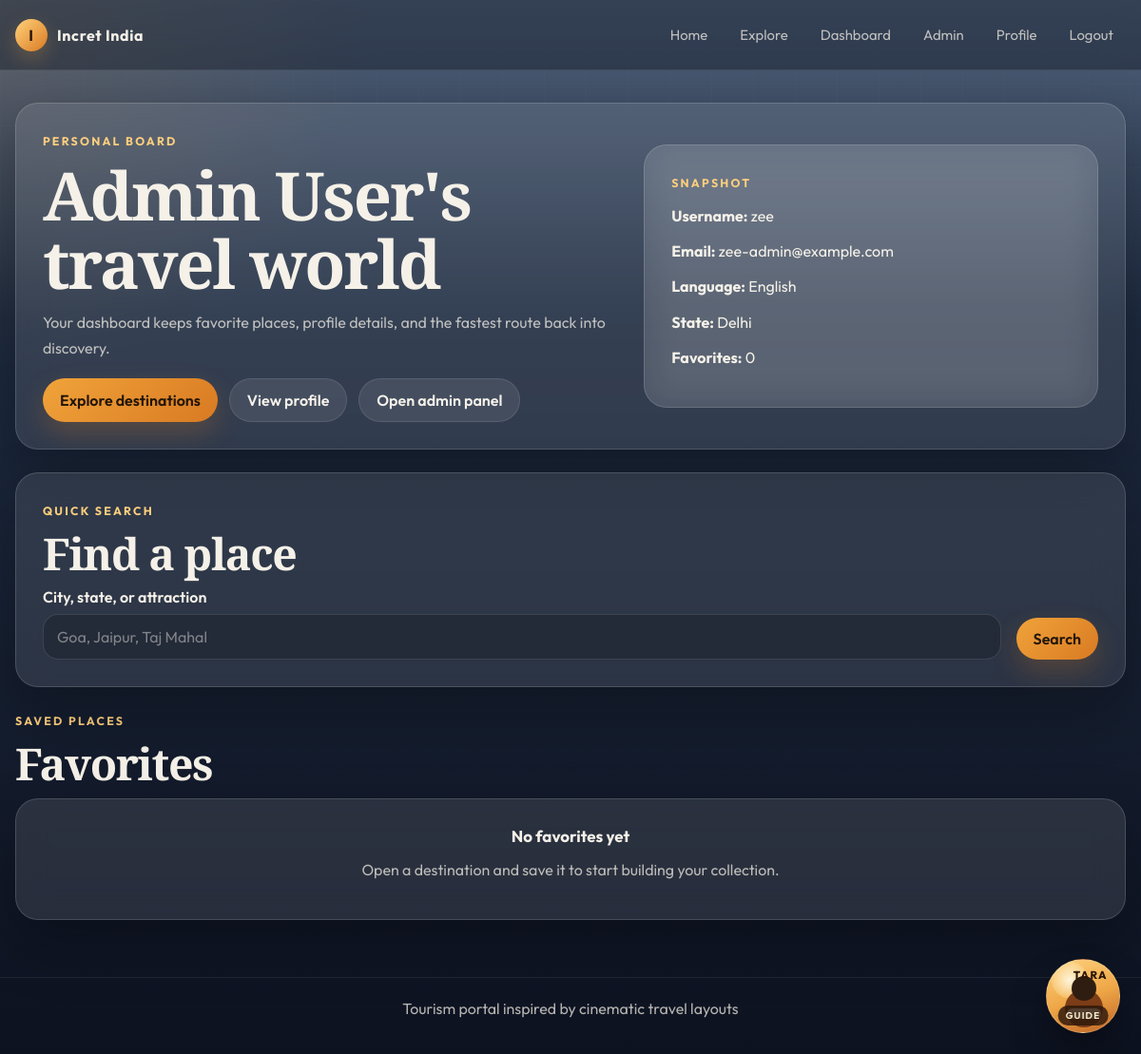
The page /dashboard (signed in) on the database its author committed.
### app.py (models this page shows, shortened)
class User(UserMixin, db.Model):
    id = db.Column(db.Integer, primary_key=True)
    username = db.Column(db.String(80), unique=True, nullable=False)
    email = db.Column(db.String(120), unique=True, nullable=False)
    password_hash = db.Column(db.String(128), nullable=False)
    name = db.Column(db.String(100))
    language = db.Column(db.String(20), default='english')
    state = db.Column(db.String(50))
    contact = db.Column(db.String(100))
    created_at = db.Column(db.DateTime, default=datetime.utcnow)
    is_admin = db.Column(db.Boolean, default=False)
    reviews = db.relationship('Review', backref='user', lazy=True)
    favorites = db.relationship('Favorite', backref='user', lazy=True)

### app.py (the view)
@app.route('/dashboard')
@login_required
def dashboard():
    user_favorites = Favorite.query.filter_by(user_id=current_user.id).all()
    favorite_spots = [fav.spot for fav in user_favorites]
    return render_template("dashboard.html", favorites=favorite_spots)

### app.py (called while the page is built)
@login_manager.user_loader
def load_user(user_id):
    return db.session.get(User, int(user_id))

def get_state_label(state_key):
    return STATE_LABELS.get(state_key, state_key.replace('_', ' ').title() if state_key else 'Unknown')

@app.context_processor
def inject_template_helpers():
    return {
        'state_labels': STATE_LABELS,
        'get_state_label': get_state_label,
        'get_average_rating': get_average_rating
    }

### templates/dashboard.html (shortened to what this page needs)
{% extends "base.html" %}
{% block content %}
<section class="hero">
    <div>
        <div class="eyebrow">Personal board</div>
        <h1>{{ current_user.name or current_user.username }}'s travel world</h1>
        <p class="muted">Your dashboard keeps favorite places, profile details, and the fastest route back into discovery.</p>
        <div class="actions">
            <a class="btn btn-primary" href="{{ url_for('explore') }}">Explore destinations</a>
            <a class="btn btn-secondary" href="{{ url_for('profile') }}">View profile</a>
            {% if current_user.is_admin %}
                <a class="btn btn-secondary" href="{{ url_for('admin') }}">Open admin panel</a>
            {% endif %}
        </div>
    </div>
    <div class="card" style="box-shadow:none; margin:0;">
        <div class="eyebrow">Snapshot</div>
        <p><strong>Username:</strong> {{ current_user.username }}</p>
        <p><strong>Email:</strong> {{ current_user.email }}</p>
        <p><strong>Language:</strong> {{ current_user.language|title }}</p>
        <p><strong>State:</strong> {{ get_state_label(current_user.state) }}</p>
        <p><strong>Favorites:</strong> {{ favorites|length }}</p>
    </div>
</section>
<section class="card" style="margin-bottom: 24px;">
    <div class="eyebrow">Quick search</div>
    <h2>Find a place</h2>
    <form action="{{ url_for('search') }}" method="post" style="grid-template-columns: 1fr auto; align-items: end;">
        <div>
            <label for="city">City, state, or attraction</label>
            <input id="city" name="city" placeholder="Goa, Jaipur, Taj Mahal" required>
        </div>
        <button type="submit">Search</button>
    </form>
</section>
<section>
    <div class="eyebrow">Saved places</div>
    <h2>Favorites</h2>
    {% if favorites %}
        <div class="spot-grid">
            {% for spot in favorites %}
                <article class="spot-card">
                    <img src="{{ spot.image_url }}" alt="{{ spot.name }}">
                    <div class="spot-card-body">
                        <h3>{{ spot.name }}</h3>
                        <div class="meta">
                            <span class="badge">{{ get_state_label(spot.state) }}</span>
                            <span class="badge">{{ spot.category|replace('_', ' ')|title }}</span>
                            <span class="badge">{{ "%.1f"|format(get_average_rating(spot)) }} / 5</span>
                        </div>
                        <p class="muted">{{ spot.description[:120] }}{% if spot.description|length > 120 %}...{% endif %}</p>
                        <a class="btn btn-secondary" href="{{ url_for('spot_detail', spot_id=spot.id) }}">Open details</a>
                    </div>
                </article>
            {% endfor %}
        </div>
    {% else %}
        <div class="empty-state">
            <h3>No favorites yet</h3>
            <p class="muted">Open a destination and save it to start building your collection.</p>
        </div>
    {% endif %}
</section>
{% endblock %}

### templates/base.html (style rules this page uses)
:root { --bg-top: #51627b; --bg-mid: #1d2a3f; --bg-bottom: #0d1220; --surface: rgba(255, 255, 255, 0.10); --surface-strong: rgba(255, 255, 255, 0.14); --surface-soft: rgba(255, 255, 255, 0.08); --border: rgba(255, 255, 255, 0.15); --text: #f5f1e8; --muted: rgba(245, 241, 232, 0.72); --accent: #f0a33a; --accent-2: #d97a23; --shadow: 0 24px 60px rgba(0, 0, 0, 0.28); --success: #58c88c; --danger: #ef7a7a; --warning: #f2c15c; }
* { box-sizing: border-box; }
body { margin: 0; min-height: 100vh; color: var(--text); font-family: "Outfit", sans-serif; background: radial-gradient(circle at top left, rgba(240, 163, 58, 0.12), transparent 24%), linear-gradient(180deg, var(--bg-top) 0%, var(--bg-mid) 30%, var(--bg-bottom) 100%); overflow-x: hidden; }
body::before { content: ""; position: fixed; inset: 0; pointer-events: none; background: linear-gradient(rgba(255,255,255,0.03) 1px, transparent 1px), linear-gradient(90deg, rgba(255,255,255,0.03) 1px, transparent 1px); background-size: 44px 44px; mask-image: linear-gradient(180deg, rgba(0,0,0,0.45), transparent 75%); }
a { color: inherit; }
.hero, .card, .spot-card, .flash, .empty-state, .review-card, .panel { background: var(--surface); border: 1px solid var(--border); border-radius: 24px; backdrop-filter: blur(18px); box-shadow: var(--shadow); }
.hero, .card, .empty-state, .panel { padding: 28px; }
.hero { display: grid; grid-template-columns: 1.12fr 0.88fr; gap: 24px; align-items: center; margin-bottom: 24px; overflow: hidden; }
h1, h2, h3 { margin: 0 0 12px; }
h1, h2 { font-family: "Playfair Display", serif; line-height: 1.02; letter-spacing: -0.03em; }
h1 { font-size: clamp(2.5rem, 7vw, 4.4rem); }
h2 { font-size: clamp(1.9rem, 4vw, 2.9rem); }
h3 { font-size: 1.06rem; }
p { margin: 0 0 10px; line-height: 1.7; }
.eyebrow { display: inline-flex; align-items: center; gap: 8px; margin-bottom: 14px; color: #ffcf7d; font-size: 0.77rem; letter-spacing: 0.18em; text-transform: uppercase; font-weight: 700; }
.muted { color: var(--muted); }
.actions { display: flex; flex-wrap: wrap; gap: 12px; margin-top: 18px; }
.btn, button, input[type="submit"] { appearance: none; border: none; border-radius: 999px; padding: 12px 18px; font: inherit; font-weight: 600; cursor: pointer; text-decoration: none; display: inline-flex; align-items: center; justify-content: center; gap: 8px; transition: transform 0.18s ease, box-shadow 0.18s ease, background 0.18s ease; }
.btn-primary, button, input[type="submit"] { background: linear-gradient(135deg, var(--accent), var(--accent-2)); color: #241607; box-shadow: 0 12px 28px rgba(217, 122, 35, 0.24); }
.btn-secondary { background: rgba(255, 255, 255, 0.09); color: var(--text); border: 1px solid rgba(255,255,255,0.1); }
form { display: grid; gap: 16px; }
label { display: block; font-weight: 600; margin-bottom: 8px; }
input, select, textarea { width: 100%; padding: 13px 14px; border-radius: 16px; border: 1px solid rgba(255,255,255,0.12); background: rgba(8, 12, 22, 0.26); color: var(--text); font: inherit; transition: 0.18s ease; }
input::placeholder, textarea::placeholder { color: rgba(245, 241, 232, 0.45); }
.empty-state { text-align: center; }

### rows shown on the page
User: name "Admin User", username "zee", email "zee-admin@example.com", language "English", state "Delhi"

### other values the page prints
{{ favorites|length }} "0"
